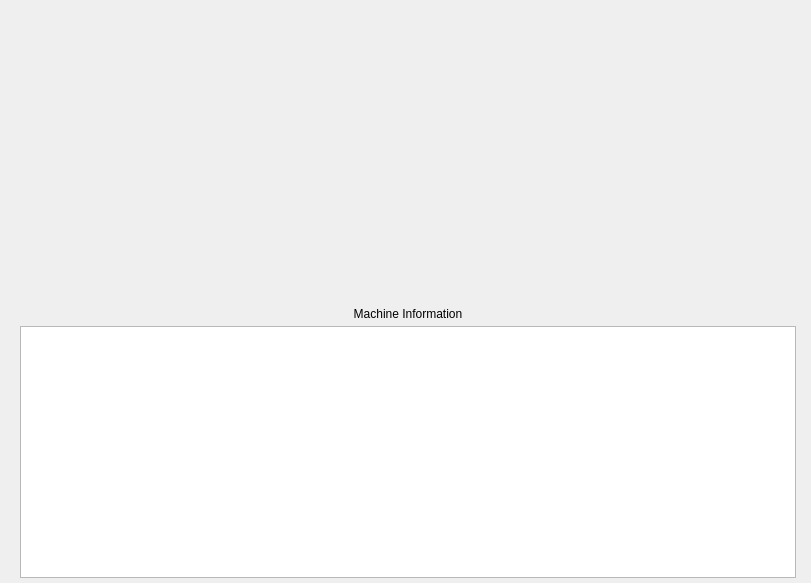
<?xml version="1.0" encoding="UTF-8"?>
<ui version="4.0">
 <class>MainWindow</class>
 <widget class="QWidget" name="MainWindow">
  <property name="geometry">
   <rect>
    <x>0</x>
    <y>0</y>
    <width>811</width>
    <height>583</height>
   </rect>
  </property>
  <property name="sizePolicy">
   <sizepolicy hsizetype="Expanding" vsizetype="Expanding">
    <horstretch>0</horstretch>
    <verstretch>0</verstretch>
   </sizepolicy>
  </property>
  <property name="windowTitle">
   <string>Dashboard</string>
  </property>
  <layout class="QGridLayout" name="gridLayout">
   <property name="leftMargin">
    <number>5</number>
   </property>
   <property name="topMargin">
    <number>5</number>
   </property>
   <property name="rightMargin">
    <number>5</number>
   </property>
   <property name="bottomMargin">
    <number>5</number>
   </property>
   <property name="spacing">
    <number>0</number>
   </property>
   <item row="0" column="0" colspan="2">
    <widget class="QWidget" name="homeView" native="true">
     <property name="sizePolicy">
      <sizepolicy hsizetype="Expanding" vsizetype="Expanding">
       <horstretch>0</horstretch>
       <verstretch>0</verstretch>
      </sizepolicy>
     </property>
     <property name="minimumSize">
      <size>
       <width>0</width>
       <height>200</height>
      </size>
     </property>
     <layout class="QHBoxLayout" name="circleBarsLayout">
      <property name="spacing">
       <number>20</number>
      </property>
      <property name="leftMargin">
       <number>10</number>
      </property>
      <property name="topMargin">
       <number>5</number>
      </property>
      <property name="rightMargin">
       <number>10</number>
      </property>
      <property name="bottomMargin">
       <number>5</number>
      </property>
     </layout>
    </widget>
   </item>
   <item row="2" column="0">
    <widget class="QWidget" name="machineInformation" native="true">
     <property name="sizePolicy">
      <sizepolicy hsizetype="Expanding" vsizetype="Expanding">
       <horstretch>0</horstretch>
       <verstretch>0</verstretch>
      </sizepolicy>
     </property>
     <property name="minimumSize">
      <size>
       <width>200</width>
       <height>0</height>
      </size>
     </property>
     <property name="focusPolicy">
      <enum>Qt::FocusPolicy::WheelFocus</enum>
     </property>
     <layout class="QVBoxLayout" name="verticalLayout">
      <property name="spacing">
       <number>5</number>
      </property>
      <property name="leftMargin">
       <number>15</number>
      </property>
      <property name="topMargin">
       <number>0</number>
      </property>
      <property name="rightMargin">
       <number>10</number>
      </property>
      <property name="bottomMargin">
       <number>0</number>
      </property>
      <item>
       <spacer name="verticalSpacer_2">
        <property name="orientation">
         <enum>Qt::Orientation::Vertical</enum>
        </property>
        <property name="sizeType">
         <enum>QSizePolicy::Policy::Fixed</enum>
        </property>
        <property name="sizeHint" stdset="0">
         <size>
          <width>20</width>
          <height>15</height>
         </size>
        </property>
       </spacer>
      </item>
      <item>
       <widget class="QLabel" name="labelMachineInformation">
        <property name="text">
         <string>Machine Information</string>
        </property>
        <property name="alignment">
         <set>Qt::AlignmentFlag::AlignCenter</set>
        </property>
       </widget>
      </item>
      <item>
       <widget class="QListView" name="viewSystemInformation">
        <property name="focusPolicy">
         <enum>Qt::FocusPolicy::NoFocus</enum>
        </property>
        <property name="verticalScrollBarPolicy">
         <enum>Qt::ScrollBarPolicy::ScrollBarAlwaysOff</enum>
        </property>
        <property name="horizontalScrollBarPolicy">
         <enum>Qt::ScrollBarPolicy::ScrollBarAlwaysOff</enum>
        </property>
        <property name="autoScroll">
         <bool>false</bool>
        </property>
        <property name="editTriggers">
         <set>QAbstractItemView::EditTrigger::NoEditTriggers</set>
        </property>
        <property name="selectionMode">
         <enum>QAbstractItemView::SelectionMode::NoSelection</enum>
        </property>
        <property name="selectionBehavior">
         <enum>QAbstractItemView::SelectionBehavior::SelectRows</enum>
        </property>
        <property name="spacing">
         <number>5</number>
        </property>
        <property name="wordWrap">
         <bool>true</bool>
        </property>
       </widget>
      </item>
     </layout>
    </widget>
   </item>
  </layout>
 </widget>
 <resources/>
 <connections/>
</ui>
